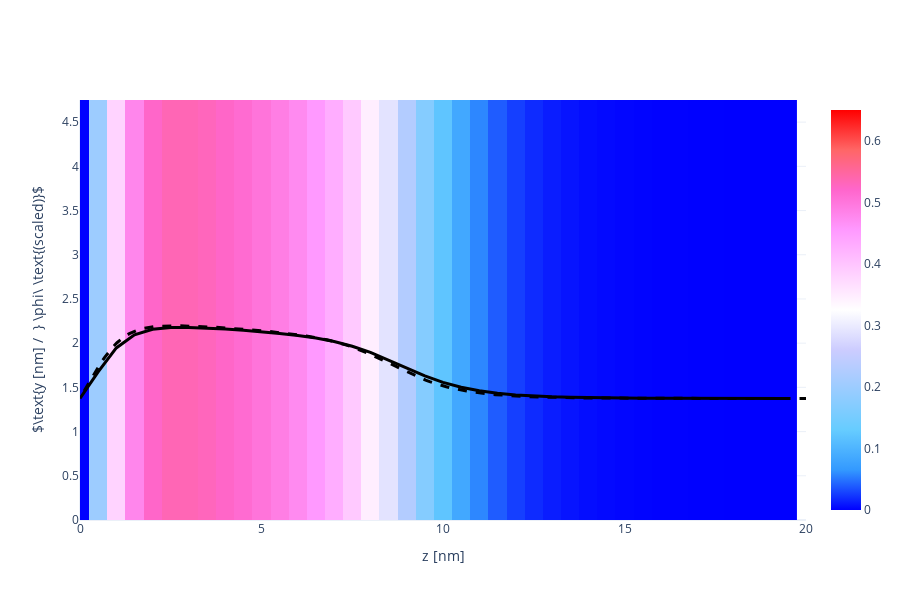

Notebook source saved alongside this figure:
### Code cell
X, Y, Z = np.array(phAr.iloc[:,0]), np.array(phAr.iloc[:,1]), np.array(phAr.iloc[:,2])
vol = np.array(phAr.iloc[:,3])

Lz_max = 20
vol = vol[Z < Lz_max]
X = X[Z < Lz_max]
Y = Y[Z < Lz_max]
Z = Z[Z < Lz_max]

Nz_new = int(len(Z)/Nx/Ny)
x = [X[i*Ny*Nz_new] for i in range(Nx)]
y = [Y[j*Nz_new]    for j in range(Ny)]
z = [Z[k]           for k in range(Nz_new)]

xslice = 10
islice = int(xslice*(x[1]-x[0]))
vol = np.array([vol[(islice*Ny+j)*Nz_new+k] for j in range(Ny) for k in range(Nz_new)]).reshape(Ny, Nz_new)

import plotly.graph_objects as go
heatmap = go.Heatmap(
            x=z, y=y, z=vol,
            zmin = 0.0, zmax = 0.65,
            colorscale= 'Picnic'
          )
scatter = go.Scatter(
            x = z,
            y = 1.5*vol[int(Ny/2), :] + max(y)/2-1,
            line = dict(color='black', width=3)
          )

fname = GIT+'ph_a010x075_1D.dat'
df = pd.read_csv(fname, sep="\s+", skiprows=0)
a000x075_1d = pd.DataFrame([df.iloc[:,0], df.iloc[:,1]], index=['z', 'pha']).T

reference = go.Scatter(
                x = a000x075_1d.z,
                y = 1.5*a000x075_1d.pha + max(y)/2-1,
                line = dict(color='black', width=3, dash='dash')
            )

layout = go.Layout( xaxis_range = [0, Lz_max], yaxis_range = [0, y[-1]],
                    yaxis_title = r'$\text{y [nm] /  } \phi\ \text{(scaled)}$', xaxis_title = 'z [nm]',
                    scene_xaxis_showticklabels=True,
                    scene_yaxis_showticklabels=True,
                    scene_zaxis_showticklabels=True,
                    showlegend = False,
                    template='plotly_white', width=900, height=600)
fig = go.Figure(data = [heatmap, scatter, reference], layout = layout)
fig.show()

### Figure 1 — Plotly figure (JSON) as saved in the notebook; plotly's stock layout.template omitted (floating-point values rounded to 4 significant figures; data arrays with more than 128 entries replaced by an {"elided": "..."} marker saying what was removed)
{"data": [{"colorscale": [[0, "rgb(0,0,255)"], [0.1, "rgb(51,153,255)"], [0.2, "rgb(102,204,255)"], [0.3, "rgb(153,204,255)"], [0.4, "rgb(204,204,255)"], [0.5, "rgb(255,255,255)"], [0.6, "rgb(255,204,255)"], [0.7, "rgb(255,153,255)"], [0.8, "rgb(255,102,204)"], [0.9, "rgb(255,102,102)"], [1, "rgb(255,0,0)"]], "type": "heatmap", "x": [0, 0.5, 1, 1.5, 2, 2.5, 3, 3.5, 4, 4.5, 5, 5.5, 6, 6.5, 7, 7.5, 8, 8.5, 9, 9.5, 10, 10.5, 11, 11.5, 12, 12.5, 13, 13.5, 14, 14.5, 15, 15.5, 16, 16.5, 17, 17.5, 18, 18.5, 19, 19.5], "y": [0, 0.25, 0.5, 0.75, 1, 1.25, 1.5, 1.75, 2, 2.25, 2.5, 2.75, 3, 3.25, 3.5, 3.75, 4, 4.25, 4.5, 4.75], "z": {"elided": "20x40 float values"}, "zmax": 0.65, "zmin": 0}, {"line": {"color": "black", "width": 3}, "type": "scatter", "x": [0, 0.5, 1, 1.5, 2, 2.5, 3, 3.5, 4, 4.5, 5, 5.5, 6, 6.5, 7, 7.5, 8, 8.5, 9, 9.5, 10, 10.5, 11, 11.5, 12, 12.5, 13, 13.5, 14, 14.5, 15, 15.5, 16, 16.5, 17, 17.5, 18, 18.5, 19, 19.5], "y": [1.375, 1.674, 1.946, 2.095, 2.157, 2.177, 2.177, 2.17, 2.159, 2.145, 2.129, 2.11, 2.087, 2.057, 2.018, 1.966, 1.895, 1.81, 1.717, 1.63, 1.557, 1.501, 1.461, 1.434, 1.415, 1.402, 1.393, 1.387, 1.383, 1.381, 1.379, 1.377, 1.377, 1.376, 1.376, 1.375, 1.375, 1.375, 1.375, 1.375]}, {"line": {"color": "black", "dash": "dash", "width": 3}, "type": "scatter", "x": {"elided": "440 float values"}, "y": {"elided": "440 float values"}}], "layout": {"height": 600, "scene": {"xaxis": {"showticklabels": true}, "yaxis": {"showticklabels": true}, "zaxis": {"showticklabels": true}}, "showlegend": false, "width": 900, "xaxis": {"range": [0, 20], "title": {"text": "z [nm]"}, "type": "linear"}, "yaxis": {"range": [0, 4.75], "title": {"text": "$\\text{y [nm] /  } \\phi\\ \\text{(scaled)}$"}, "type": "linear"}}}
